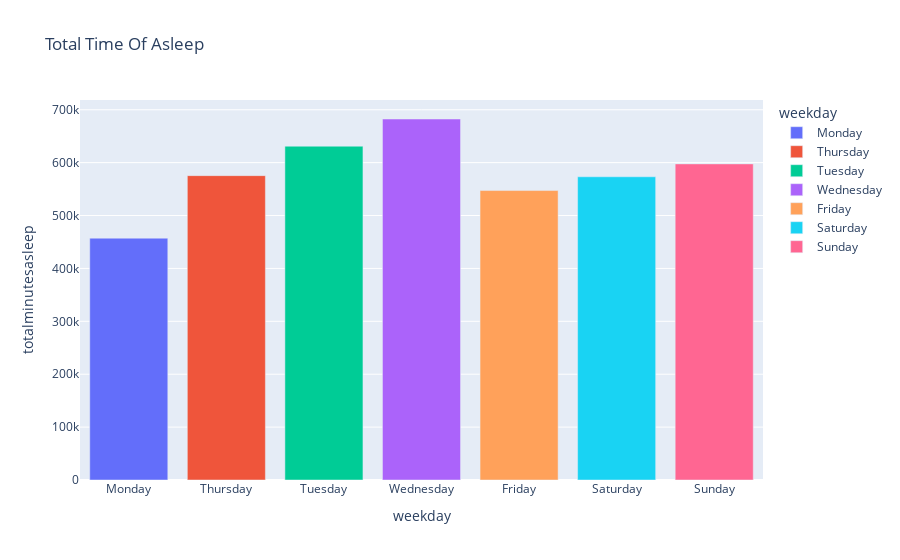

Source (notebook cell):
### Markdown cell above
### Findings:
- **Consistent Steps Across Weekdays**: Totalsteps (blue) remain relatively stable, ranging from 0.8M to 1.2M, with Tuesday and Thursday showing the highest steps (1.2M).
- **Calories Follow Similar Pattern**: Calories (red) also show consistency, ranging from 0.2M to 0.3M, with slight peaks on Tuesday and Thursday, mirroring step trends.
- **Weekend Dip**: Both totalsteps and calories are lowest on Sunday (0.8M steps, 0.2M calories), indicating reduced activity on weekends.
- **Correlation Holds**: The parallel trends between steps and calories align with their moderate positive correlation.

### Code cell
plot8 = merged_df.groupby('weekday')['totalminutesasleep'].sum().reset_index()
plot8=px.bar(plot8,x='weekday',y='totalminutesasleep',color='weekday',category_orders={'weekday':weekdays},title='Total Time Of Asleep ')
plot8

### Figure 1 — Plotly figure (JSON) as saved in the notebook; plotly's stock layout.template omitted (floating-point values rounded to 4 significant figures)
{"data": [{"hovertemplate": "weekday=%{x}<br>totalminutesasleep=%{y}<extra></extra>", "legendgroup": "Monday", "marker": {"color": "#636efa", "pattern": {"shape": ""}}, "name": "Monday", "orientation": "v", "showlegend": true, "textposition": "auto", "type": "bar", "x": ["Monday"], "xaxis": "x", "y": [457224], "yaxis": "y"}, {"hovertemplate": "weekday=%{x}<br>totalminutesasleep=%{y}<extra></extra>", "legendgroup": "Thursday", "marker": {"color": "#EF553B", "pattern": {"shape": ""}}, "name": "Thursday", "orientation": "v", "showlegend": true, "textposition": "auto", "type": "bar", "x": ["Thursday"], "xaxis": "x", "y": [575433], "yaxis": "y"}, {"hovertemplate": "weekday=%{x}<br>totalminutesasleep=%{y}<extra></extra>", "legendgroup": "Tuesday", "marker": {"color": "#00cc96", "pattern": {"shape": ""}}, "name": "Tuesday", "orientation": "v", "showlegend": true, "textposition": "auto", "type": "bar", "x": ["Tuesday"], "xaxis": "x", "y": [631080], "yaxis": "y"}, {"hovertemplate": "weekday=%{x}<br>totalminutesasleep=%{y}<extra></extra>", "legendgroup": "Wednesday", "marker": {"color": "#ab63fa", "pattern": {"shape": ""}}, "name": "Wednesday", "orientation": "v", "showlegend": true, "textposition": "auto", "type": "bar", "x": ["Wednesday"], "xaxis": "x", "y": [682509], "yaxis": "y"}, {"hovertemplate": "weekday=%{x}<br>totalminutesasleep=%{y}<extra></extra>", "legendgroup": "Friday", "marker": {"color": "#FFA15A", "pattern": {"shape": ""}}, "name": "Friday", "orientation": "v", "showlegend": true, "textposition": "auto", "type": "bar", "x": ["Friday"], "xaxis": "x", "y": [547218], "yaxis": "y"}, {"hovertemplate": "weekday=%{x}<br>totalminutesasleep=%{y}<extra></extra>", "legendgroup": "Saturday", "marker": {"color": "#19d3f3", "pattern": {"shape": ""}}, "name": "Saturday", "orientation": "v", "showlegend": true, "textposition": "auto", "type": "bar", "x": ["Saturday"], "xaxis": "x", "y": [573288], "yaxis": "y"}, {"hovertemplate": "weekday=%{x}<br>totalminutesasleep=%{y}<extra></extra>", "legendgroup": "Sunday", "marker": {"color": "#FF6692", "pattern": {"shape": ""}}, "name": "Sunday", "orientation": "v", "showlegend": true, "textposition": "auto", "type": "bar", "x": ["Sunday"], "xaxis": "x", "y": [597624], "yaxis": "y"}], "layout": {"barmode": "relative", "legend": {"title": {"text": "weekday"}, "tracegroupgap": 0}, "title": {"text": "Total Time Of Asleep "}, "xaxis": {"anchor": "y", "categoryarray": ["Monday", "Thursday", "Tuesday", "Wednesday", "Friday", "Saturday", "Sunday"], "categoryorder": "array", "domain": [0, 1], "title": {"text": "weekday"}}, "yaxis": {"anchor": "x", "domain": [0, 1], "title": {"text": "totalminutesasleep"}}}}
